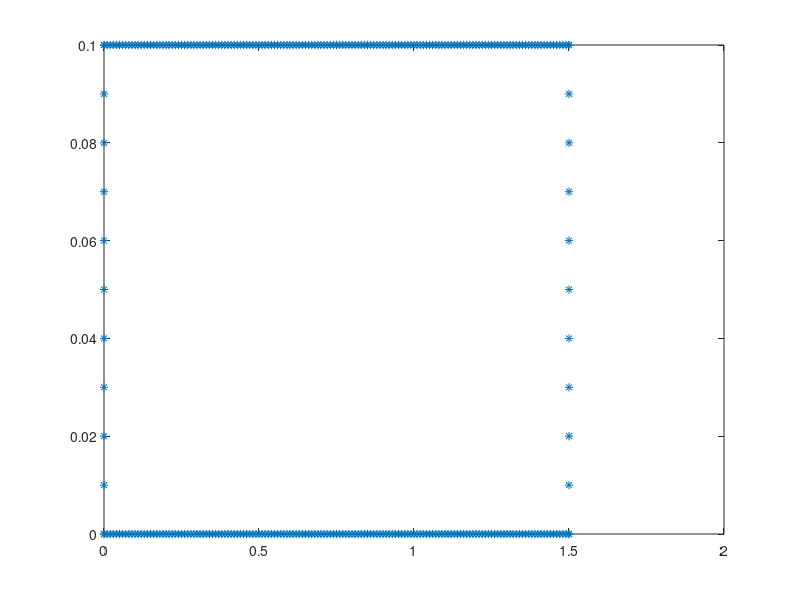

This figure's MATLAB source:
%%%% let us try to factorize matrix A

%% Introduce a loop
k = 1+0.01i;
step = 0.01;
xi_plus_loop = [0:step:1.5,1.5 + 1i*(0:step:0.1),1.5 + 0.1i - (0:step:1.5), 1i*(0.1:-step:0)];

gamma_0 = sqrt(k);

figure;
plot(xi_plus_loop,'*')